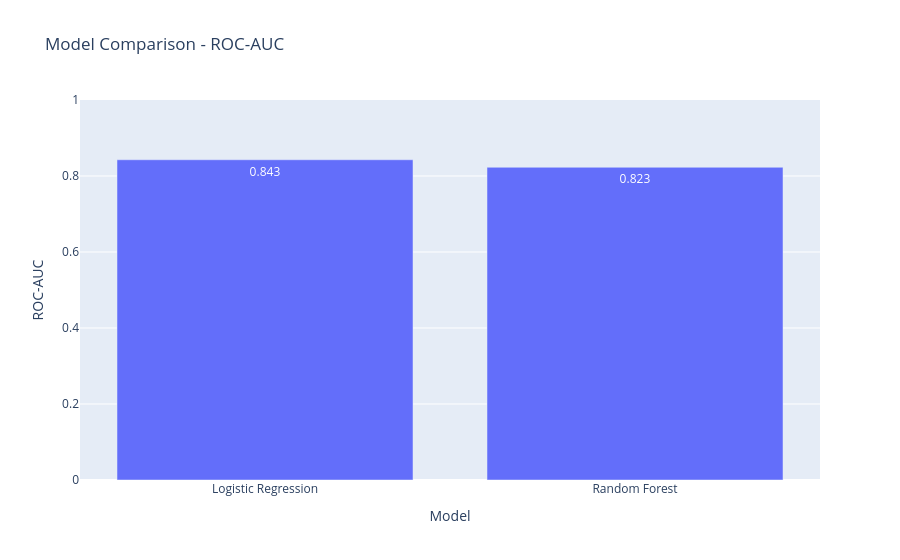

The notebook cell saved with this chart:
### Code cell
import plotly.express as px

# Your existing code
fig = px.bar(
    comparison,
    x="Model",
    y="ROC-AUC",
    title="Model Comparison - ROC-AUC",
    text_auto=".3f"
)

fig.update_yaxes(range=[0, 1])
fig.show()

### Figure 1 — Plotly figure (JSON) as saved in the notebook; plotly's stock layout.template omitted (floating-point values rounded to 4 significant figures)
{"data": [{"hovertemplate": "Model=%{x}<br>ROC-AUC=%{y}<extra></extra>", "legendgroup": "", "marker": {"color": "#636efa", "pattern": {"shape": ""}}, "name": "", "orientation": "v", "showlegend": false, "textposition": "auto", "texttemplate": "%{y:.3f}", "type": "bar", "x": ["Logistic Regression", "Random Forest"], "xaxis": "x", "y": [0.8428, 0.8229], "yaxis": "y"}], "layout": {"barmode": "relative", "legend": {"tracegroupgap": 0}, "title": {"text": "Model Comparison - ROC-AUC"}, "xaxis": {"anchor": "y", "domain": [0, 1], "title": {"text": "Model"}}, "yaxis": {"anchor": "x", "domain": [0, 1], "range": [0, 1], "title": {"text": "ROC-AUC"}}}}
